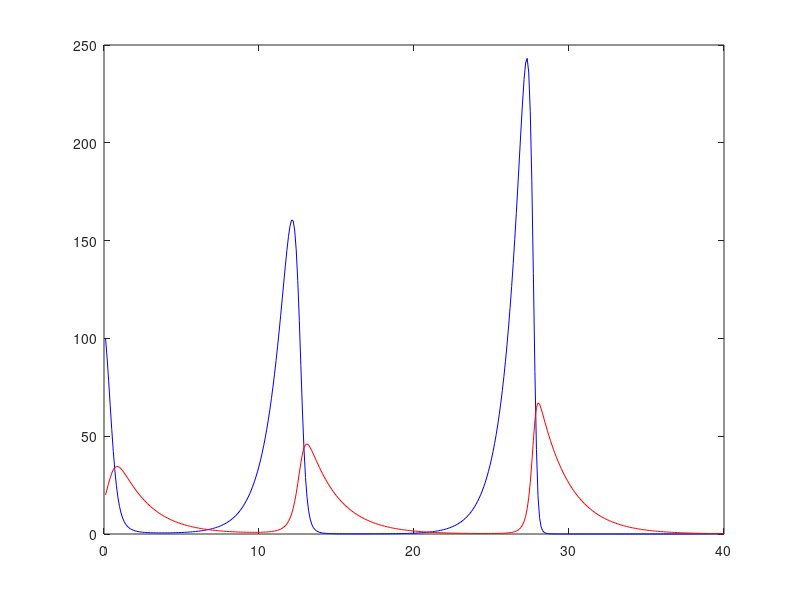
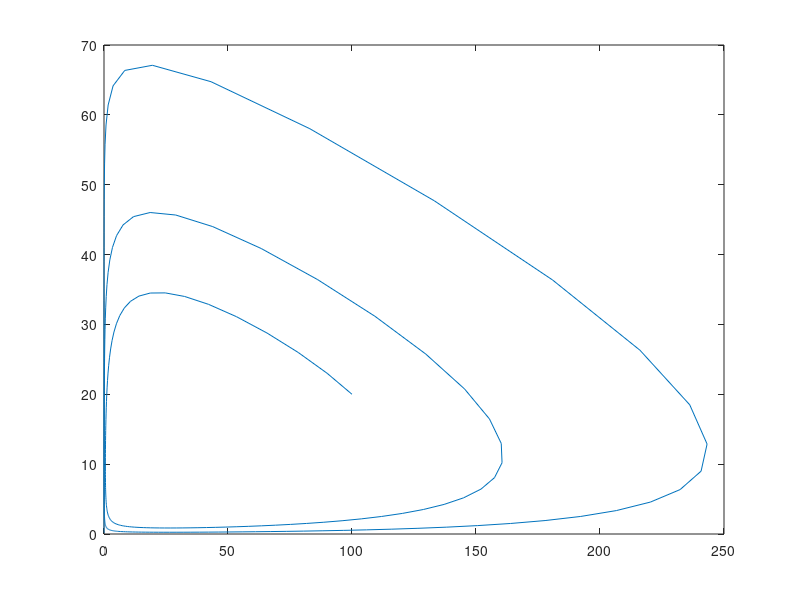
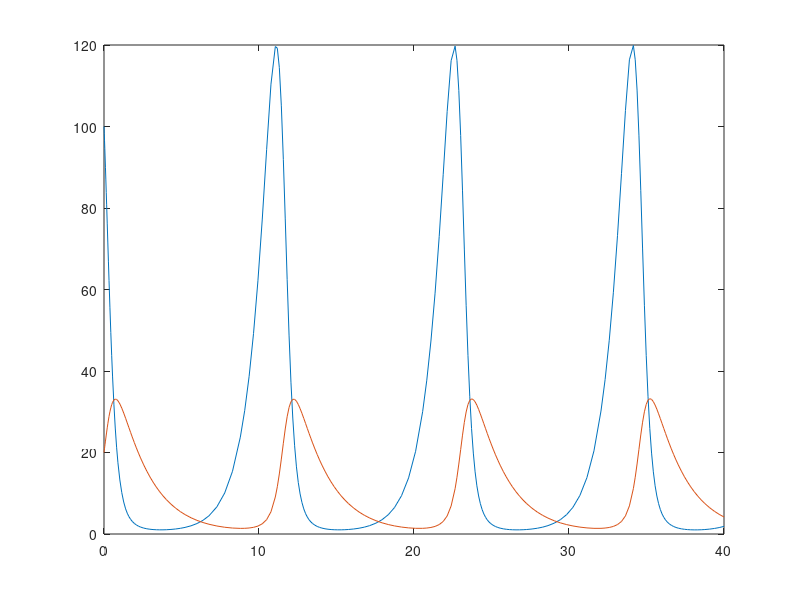
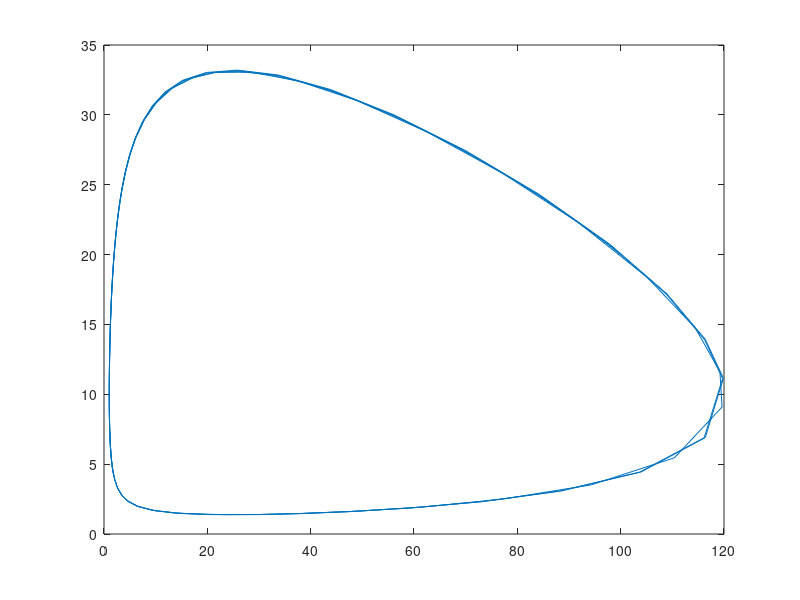

The MATLAB source for these figures, in order:
a1 = 1.00;  
b1 = 0.10;
a2 = 0.50;
b2 = 0.02;

prey = 100;
predator = 20;
t = 40;
h = 0.1;

pop = zeros(t/h, 2);
prey_t = zeros(t/h, 2);
predator_t = zeros(t/h, 2);

for i = 1:t/h

    pop(i, 1) = prey;
    pop(i, 2) = predator;

    prey_t(i, 1) = h*i;
    prey_t(i, 2) = prey;

    predator_t(i, 1) = h*i;
    predator_t(i, 2) = predator;

    dpdt = (a1 - b1 * predator) * prey;
    drdt = (-a2 + b2 * prey) * predator;
    

    prey = prey + h*dpdt;
    predator = predator + h*drdt;

end

figure
plot(prey_t(:, 1), prey_t(:, 2), "b", predator_t(:, 1), predator_t(: , 2), "r");


figure
plot(pop(:, 1), pop(:, 2));

p_bn = 100;
r_bn = 20;

animals = [p_bn; r_bn];

f = @(t_for_bn, animals) [(a1 - b1 * animals(2)) * animals(1); (-a2 + b2 * animals(1)) * animals(2)];
[t_bn, pop_bn] = ode45(f, [0 t], animals);

figure
plot(t_bn,pop_bn);


figure
plot(pop_bn(:,1),pop_bn(:,2));


prey = 10;
predator = 25;
t = 40;
h = 0.1;

pop = zeros(t/h, 2);
prey_t = zeros(t/h, 2);
predator_t = zeros(t/h, 2);

for i = 1:t/h

    pop(i, 1) = prey;
    pop(i, 2) = predator;

    prey_t(i, 1) = h*i;
    prey_t(i, 2) = prey;

    predator_t(i, 1) = h*i;
    predator_t(i, 2) = predator;

    dpdt = (a1 - b1 * predator) * prey;
    drdt = (-a2 + b2 * prey) * predator;
    

    prey = prey + h*dpdt;
    predator = predator + h*drdt;

end

figure
plot(prey_t(:, 1), prey_t(:, 2), "b", predator_t(:, 1), predator_t(: , 2), "r");


figure
plot(pop(:, 1), pop(:, 2));

